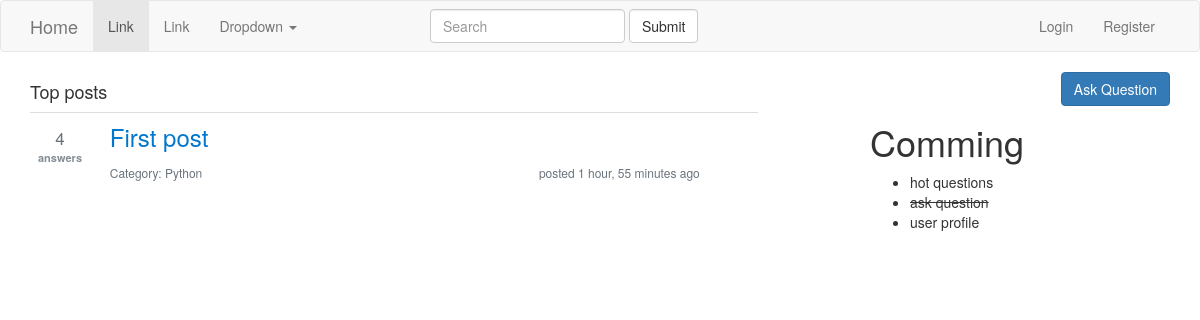
Before: /Articles/ with the older database file.
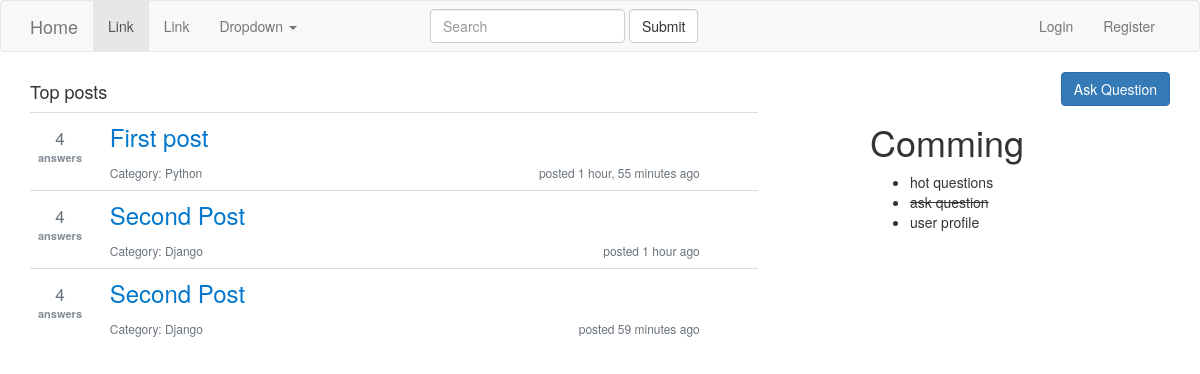
After: the same page with the newer database file.
### Articles/models.py (models this page shows, shortened)
class Post(models.Model):
    title       = models.CharField(max_length = 100)
    body        = models.CharField(max_length = 400)
    created_at  = models.DateTimeField(default = datetime.now)
    updated_at  = models.DateTimeField(null = True, blank = True)
    category_id = models.IntegerField(default = 0)
    user_id     = models.IntegerField(default = 0,null = True)
    Author      = models.ForeignKey(User, on_delete = models.CASCADE, null = True)
    categor    = models.ForeignKey(Category, on_delete = models.CASCADE, null = True)

class Category(models.Model):
    name = models.CharField(max_length = 50)

### Articles/views.py (the view)
# urls.py: path('', views.Pindex, name = 'Pindex'),
def Pindex(request):
    list = Post.objects.all()
    context = {
        'list':list,
    }
    return render(request, 'Articles/post/index.html',context)

### Articles/templates/Articles/post/index.html (shortened to what this page needs)
{% load staticfiles %}
<!doctype html>
<html>
    <head>
        <link rel = "stylesheet" href = "{% static 'Articles/bootstrap.min.css' %}" />
        <link rel = "stylesheet" href = "{% static 'Articles/style.css' %}"/>
    </head>
    <body>
        {% include "Articles/navbar.html" %}
        <div class="position-ref full-height container">
            <div class="mainbar pull-left">
                <table class="table">
                    <tbody>
                        <h4>Top posts</h4>
                        {% for post in list %}
                            <tr>
                                <th>
                                    <div class = "answers">
                                        <div class = "mini-counts">
                                            <span class="answer">4</span>
                                        </div>
                                        <div>answers</div>
                                    </div>
                                </th>
                                <th>
                                    <div class="summary">
                                        <h3><a class ="post-hyperlink" href="{% url 'Articles:Pshow' post.id %}">{{post.title}}</a></h3>
                                        <div class = "started">
                                            {% if post.updated_at %}
                                                <span class="relative-time">modified {{post.updated_at|timesince}} ago</span>
                                            {%else%}
                                                <span class="relative-time">posted {{post.created_at|timesince}} ago</span>
                                            {%endif%}
                                        </div>
                                        <div >
                                            <span class="relative-time">Category: {{post.categor.name}}</span>
                                        </div>
                                    </div>
                                </th>
                            </tr>
                        {%endfor%}
                    </tbody>
                </table>
            </div>
            <div class = "pull-right sidebar">
                <div class = "pull-right">
                    <a href="{% url 'Articles:Pcreate' %}" class="btn btn-primary">Ask Question</a>
                </div>
                <div class="Comming">
                    <h1>Comming</h1>
                    <ul>
                        <li>hot questions</li>
                        <li><del>ask question</del></li>
                        <li>user profile</li>
                    </ul>
                </div>
            </div>
        </div>
    </body>
</html>

Changed rows visible on the page:
added Post: title "Second Post", created_at "1 hour", categor.name "Django"
added Post: title "Second Post", created_at "59 minutes", categor.name "Django"
